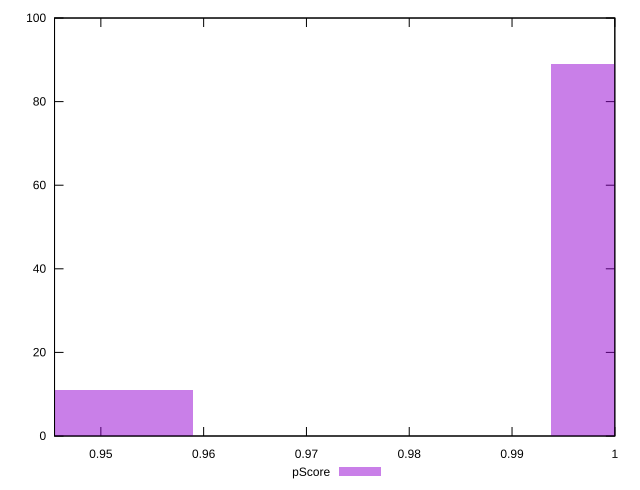

Write the gnuplot code that produced this figure.
reset

$pScore <<EOF
1.0112319137080525 89
0.9414917817281867 11
EOF

set key outside below
set boxwidth 0.03487006598993284
set xrange [0.9454941662152608:1]
set yrange [0:100]
set trange [0:100]
set style fill transparent solid 0.5 noborder
set terminal svg size 640, 490 enhanced background rgb 'white'
set output "reports/report_00032_2021-02-25T10-28-15.087Z/uses-rel-preconnect/samples/music/pScore/histogram.svg"

plot $pScore title "pScore" with boxes

reset
